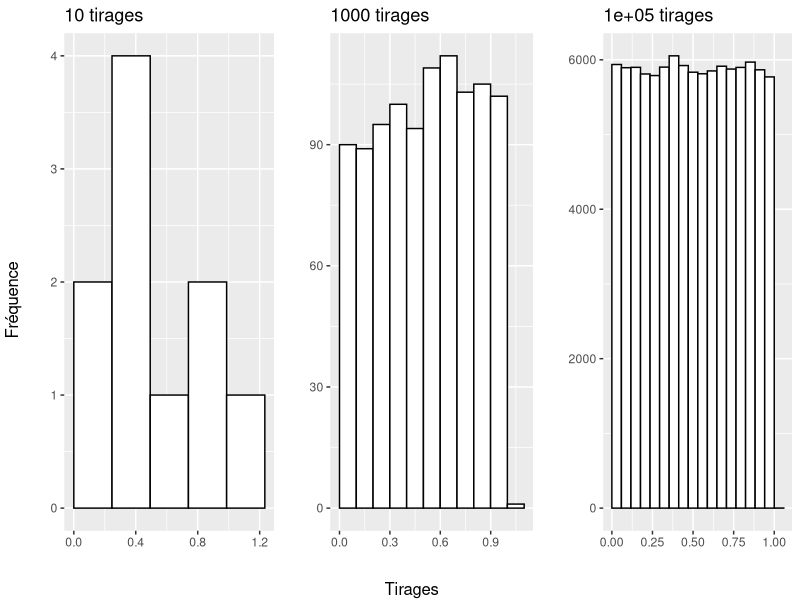
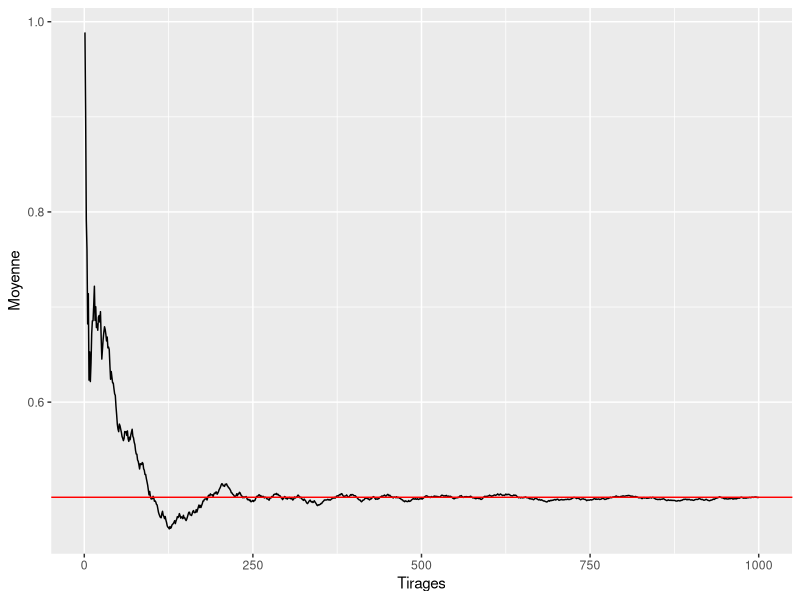

The R script that drew these images, in order: (Note: this script raises an error after producing the figures.)
## ---- chunk 1
knitr::opts_chunk$set(echo = TRUE, tidy=TRUE, tidy.opts=list(blank=FALSE, width.cutoff=50), out.width='.8\\maxwidth')
options(width=50)
# Installation des packages si nécessaire et chargement
Library <- function(Packages) {
  InstallAndLoad <- function(Package) {
    if (!Package %in% installed.packages()[, 1]) {install.packages(Package, repos="https://cran.rstudio.com/")}
    require(Package, character.only = TRUE)
  }
  invisible(sapply(Packages, InstallAndLoad))
}
# Ajouter les packages nécessaires ici
Library(c("kableExtra", "tidyverse", "gridExtra"))
## ---- chunk 2
fh <- function(n) {
  Tirages <- runif(n)
  thePlot <- ggplot(data.frame(Tirages), aes(Tirages)) +
    geom_histogram(bins=nclass.Sturges(Tirages), color="black", fill="white", boundary = 0) +
    labs(x="", y="", title=paste(n, "tirages"))  
  return(thePlot)
}
library("gridExtra")
grid.arrange(fh(10), fh(1000), fh(100000), ncol=3, bottom="Tirages", left="Fréquence")
## ---- chunk 3
NbTirages <- 1000
NbTirages %>% runif -> Tirages
Tirages %>% 
  cumsum %>% 
  `/`(1:NbTirages) -> Moyenne
ggplot(data.frame(Tirages=1:NbTirages, Moyenne), aes(x=Tirages, y=Moyenne)) +
  geom_line() +
  geom_hline(yintercept = 0.5, col="red")
## ---- chunk 4
sd(Tirages)
## ---- chunk 5
sd(runif(10))
## ---- chunk 6
fd(NbTirages, replicate(NbRepetitions, mean(round(runif(NbTirages), 1))))
## ---- chunk 7
Tirages <- runif(10)
mean(Tirages)
sd(Tirages)
## ---- chunk 8
NbTirages <- 116
NbRepetitions <- 10000
TiragesM <- replicate(NbRepetitions, mean(runif(NbTirages)))
ggplot(data.frame(TiragesM), aes(TiragesM)) +
  geom_histogram(bins=nclass.Sturges(TiragesM), 
                   color="black", fill="white", boundary = 0) +
  # Tracé de l'intervalle de confiance et de la moyenne
  geom_vline(xintercept = quantile(TiragesM, probs=0.025), lty=2) +
  geom_vline(xintercept = quantile(TiragesM, probs=0.975), lty=2) +
  geom_vline(xintercept = mean(TiragesM), lty=3, col="green") +
  labs(x="Tirages", y="Fréquence" )
## ---- chunk 9
# 95 pour cent
qt(1-(1-0.95)/2, 1000-1)
# 99 pour cent
qt(1-(1-0.99)/2, 1000-1)
